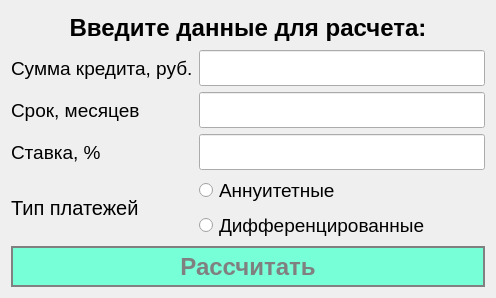
<?xml version="1.0" encoding="UTF-8"?>
<ui version="4.0">
 <class>Credit</class>
 <widget class="QWidget" name="Credit">
  <property name="geometry">
   <rect>
    <x>0</x>
    <y>0</y>
    <width>496</width>
    <height>298</height>
   </rect>
  </property>
  <property name="windowTitle">
   <string>Form</string>
  </property>
  <layout class="QGridLayout" name="gridLayout_4">
   <item row="0" column="0">
    <layout class="QGridLayout" name="gridLayout_3">
     <item row="0" column="0">
      <widget class="QLabel" name="label_8">
       <property name="font">
        <font>
         <pointsize>18</pointsize>
         <bold>true</bold>
        </font>
       </property>
       <property name="text">
        <string>Введите данные для расчета:</string>
       </property>
       <property name="alignment">
        <set>Qt::AlignCenter</set>
       </property>
      </widget>
     </item>
     <item row="1" column="0">
      <layout class="QGridLayout" name="gridLayout_2">
       <item row="0" column="0">
        <widget class="QLabel" name="label">
         <property name="font">
          <font>
           <pointsize>14</pointsize>
          </font>
         </property>
         <property name="text">
          <string>Сумма кредита, руб.</string>
         </property>
        </widget>
       </item>
       <item row="0" column="1">
        <widget class="QLineEdit" name="lineEdit_loan">
         <property name="font">
          <font>
           <pointsize>18</pointsize>
          </font>
         </property>
         <property name="styleSheet">
          <string notr="true">QLineEdit {

border: 2px solid gray;
}

background-color: white;</string>
         </property>
        </widget>
       </item>
       <item row="1" column="0">
        <widget class="QLabel" name="label_2">
         <property name="font">
          <font>
           <pointsize>14</pointsize>
          </font>
         </property>
         <property name="text">
          <string>Срок, месяцев</string>
         </property>
        </widget>
       </item>
       <item row="1" column="1">
        <widget class="QLineEdit" name="lineEdit_term">
         <property name="font">
          <font>
           <pointsize>18</pointsize>
          </font>
         </property>
         <property name="styleSheet">
          <string notr="true">QLineEdit {

border: 2px solid gray;
}

background-color: white;</string>
         </property>
        </widget>
       </item>
       <item row="2" column="0">
        <widget class="QLabel" name="label_3">
         <property name="font">
          <font>
           <pointsize>14</pointsize>
          </font>
         </property>
         <property name="text">
          <string>Cтавка, %</string>
         </property>
        </widget>
       </item>
       <item row="2" column="1">
        <widget class="QLineEdit" name="lineEdit_rate">
         <property name="font">
          <font>
           <pointsize>18</pointsize>
          </font>
         </property>
         <property name="styleSheet">
          <string notr="true">QLineEdit {

border: 2px solid gray;
}

background-color: white;</string>
         </property>
        </widget>
       </item>
       <item row="3" column="0">
        <widget class="QLabel" name="label_4">
         <property name="font">
          <font>
           <pointsize>15</pointsize>
          </font>
         </property>
         <property name="text">
          <string>Тип платежей</string>
         </property>
        </widget>
       </item>
       <item row="3" column="1">
        <layout class="QGridLayout" name="gridLayout">
         <item row="0" column="0">
          <widget class="QRadioButton" name="radioButton_an">
           <property name="font">
            <font>
             <pointsize>14</pointsize>
            </font>
           </property>
           <property name="text">
            <string>Аннуитетные</string>
           </property>
          </widget>
         </item>
         <item row="1" column="0">
          <widget class="QRadioButton" name="radioButton_dif">
           <property name="font">
            <font>
             <pointsize>14</pointsize>
            </font>
           </property>
           <property name="text">
            <string>Дифференцированные</string>
           </property>
          </widget>
         </item>
        </layout>
       </item>
      </layout>
     </item>
     <item row="2" column="0">
      <widget class="QPushButton" name="pushButton_OK">
       <property name="minimumSize">
        <size>
         <width>0</width>
         <height>41</height>
        </size>
       </property>
       <property name="font">
        <font>
         <pointsize>18</pointsize>
         <bold>true</bold>
        </font>
       </property>
       <property name="styleSheet">
        <string notr="true">QPushButton {
background-color: rgb(119, 255, 216);
color: gray;
border: 2px solid gray;
}
QPushButton:pressed {
    background-color: rgb(180, 61, 255);
}</string>
       </property>
       <property name="text">
        <string>Рассчитать</string>
       </property>
      </widget>
     </item>
    </layout>
   </item>
  </layout>
 </widget>
 <resources/>
 <connections/>
</ui>
